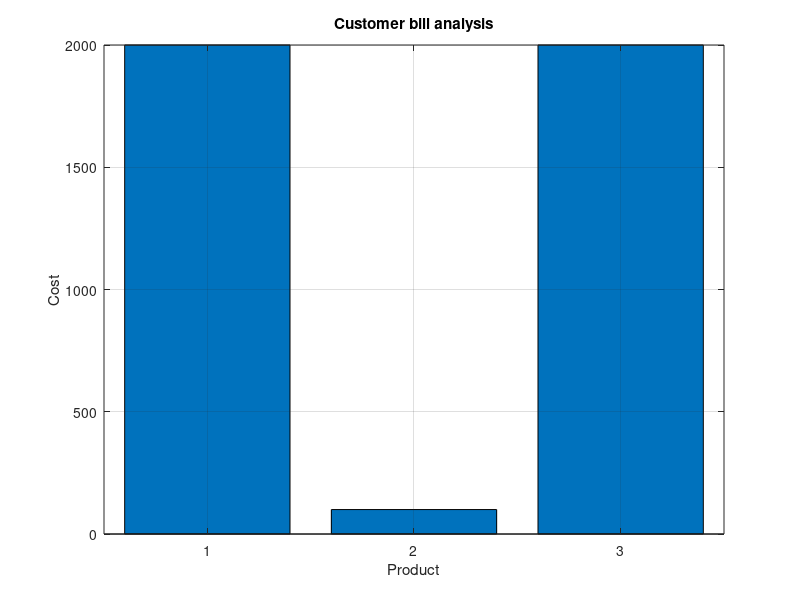

Recreate this plot in MATLAB.
clc;
clear;
close all;

product_price = 500;
quantity = 4;
vat_rate = 5;
discount_rate = 10;

subtotal = product_price * quantity;
vat = subtotal * 0.05;


if subtotal >= 5000
    discount = subtotal * 0.10;
else
    discount = subtotal * 0.05;
end

final_bill = subtotal + vat - discount;

fprintf('Product price: %.2f\n', product_price);
fprintf('Quantity: %.2f\n', quantity);
fprintf('Vat Rate: %.2f%%\n', vat_rate);
fprintf('VAT Amount: %.2f\n', vat);
fprintf('Discount Rate: %.2f%%\n', discount_rate);
fprintf('Discount Amount: %.2f\n', discount);
fprintf('Subtotal: %.2f\n', subtotal);
fprintf('Final Bill: %.2f\n',final_bill);

figure
bar([subtotal vat final_bill])
title('Customer bill analysis')
xlabel('Product')
ylabel('Cost')
grid on
